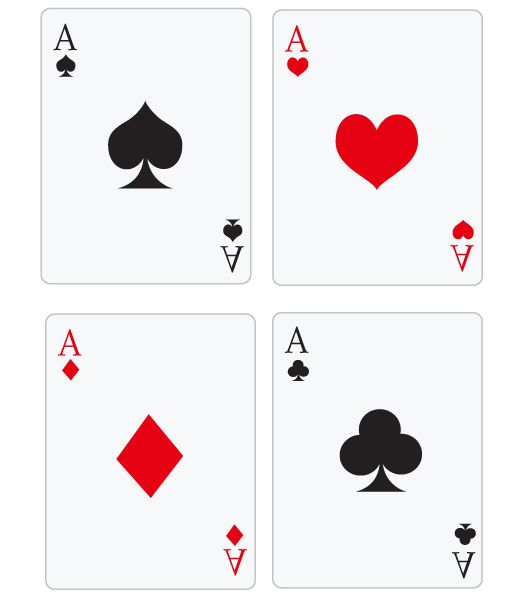
#> input picture imagen.jpg, 510 x 595 px, given in place of the camera
$ python colores.py
#> lines starting #> are read from the running program, lines starting #| are printed output that depends on the picture; after the words box and inside, x2 and y2 are one past the last pixel; in counts of white or black regions, pixels touching at a corner belong together
import cv2
import numpy as np

def dibujar(mask,color):
    contornos,__=cv2.findContours(mask,cv2.RETR_EXTERNAL,cv2.CHAIN_APPROX_SIMPLE)
    for c in contornos:
        area=cv2.contourArea(c)
        if area > 3000:
            M=cv2.moments(c)
            if (M["m00"]==0): M["m00"]=1
            x=int(M["m10"]/M["m00"])
            y=int(M["m01"]/M["m00"])
            nuevoContorno=cv2.convexHull(c)
            cv2.circle(frame,(x,y),7,(0,255,0),-1)
            cv2.putText(frame,'{},{}'.format(x,y),(x+10,y),font,0.75,(0,255,0),1,cv2.LINE_AA)
            cv2.drawContours(frame,[nuevoContorno],0,color,3)

cap=cv2.VideoCapture(0)

azulBajo=np.array([100,100,20],np.uint8)
azulAlto=np.array([125,255,255],np.uint8)

amarilloBajo=np.array([15,100,20],np.uint8)
amarilloAlto=np.array([45,255,255],np.uint8)

redBajo1=np.array([0,100,20],np.uint8)
redAlto1=np.array([5,255,255],np.uint8)

redBajo2=np.array([175,100,20],np.uint8)
redAlto2=np.array([179,255,255],np.uint8)

font=cv2.FONT_HERSHEY_SIMPLEX
print('Presiona "S" para salir')
while True:
    ret,frame=cap.read()
#> frame is the input picture: shape (595, 510, 3); mean B, G, R 236.6, 234.7, 240.4
    if ret==True:
        frameHSV=cv2.cvtColor(frame,cv2.COLOR_BGR2HSV)
#> frameHSV: shape (595, 510, 3); mean H, S, V 86.6, 10.3, 242.6
        maskAzul=cv2.inRange(frameHSV,azulBajo,azulAlto)
#> maskAzul: shape (595, 510); every value is 0
        maskAmarillo=cv2.inRange(frameHSV,amarilloBajo,amarilloAlto)
        maskRed1=cv2.inRange(frameHSV,redBajo1,redAlto1)
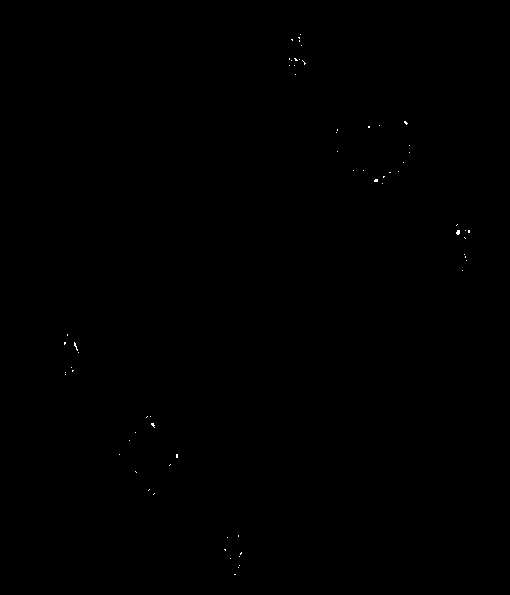
#> maskRed1: shape (595, 510); 0.06% white in thin lines or dots, all inside (x1, y1, x2, y2) = (64, 34, 470, 575)
        maskRed2=cv2.inRange(frameHSV,redBajo2,redAlto2)
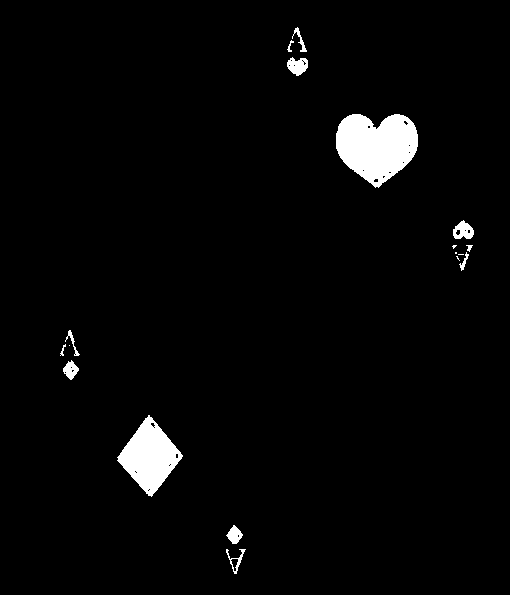
#> maskRed2: shape (595, 510); 2.8% white; 18 white regions (5 under 20 px), largest, box (x1, y1, x2, y2) and area: (336, 114, 418, 188) 4294, (117, 415, 183, 497) 2808, (287, 57, 308, 76) 270
        maskRed=cv2.add(maskRed1,maskRed2)
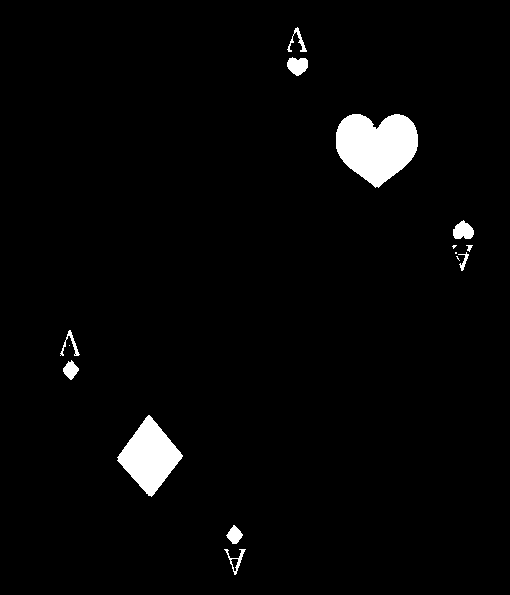
#> maskRed: shape (595, 510); 2.9% white; 15 white regions (4 under 20 px)
        dibujar(maskAzul,(255,0,0))
#> in dibujar, `contornos,__=cv2.findContours(mask,cv2.RETR_EXTERNAL,cv2.CHAIN_APPROX_..`: contornos = []
        dibujar(maskAmarillo,(0,255,255))
        dibujar(maskRed,(0,0,255))
#> call 3 of dibujar, with color = (0, 0, 255)
#> in dibujar (call 3), `contornos,__=cv2.findContours(mask,cv2.RETR_EXTERNAL,cv2.CHAIN_APPROX_..`: contornos = 15 contours, 5 with area under 20; largest, box (x1, y1, x2, y2) and area: (336, 114, 418, 188) 4222, (117, 415, 183, 497) 2757, (287, 57, 308, 76) 262, (453, 220, 474, 239) 258, (226, 525, 243, 544) 168
#> the loop in dibujar (call 3), `for c in contornos:` made 15 passes
#> (area, x, y) on pass 13: (4222.5, 376, 145)
#> area on passes 1, 2, 3, 4, 6, 8: 139.5, 168.5, 2757, 168, 83, 42.5
#> after the loop in dibujar (call 3), `for c in contornos:`:
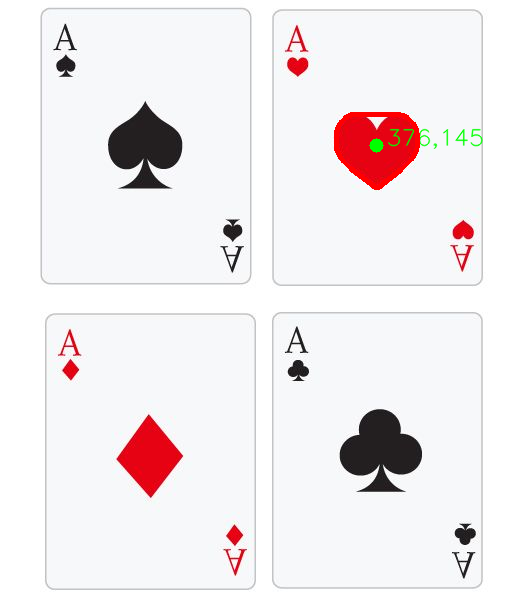
#> frame: shape (595, 510, 3); 0.65% of pixels changed, all inside (x1, y1, x2, y2) = (334, 112, 483, 190)
        cv2.imshow('frame',frame)
        if cv2.waitKey(1) & 0xFF == ord('s'):
#> (key Esc is pressed here)
            break
cap.release()
cv2.destroyAllWindows()
